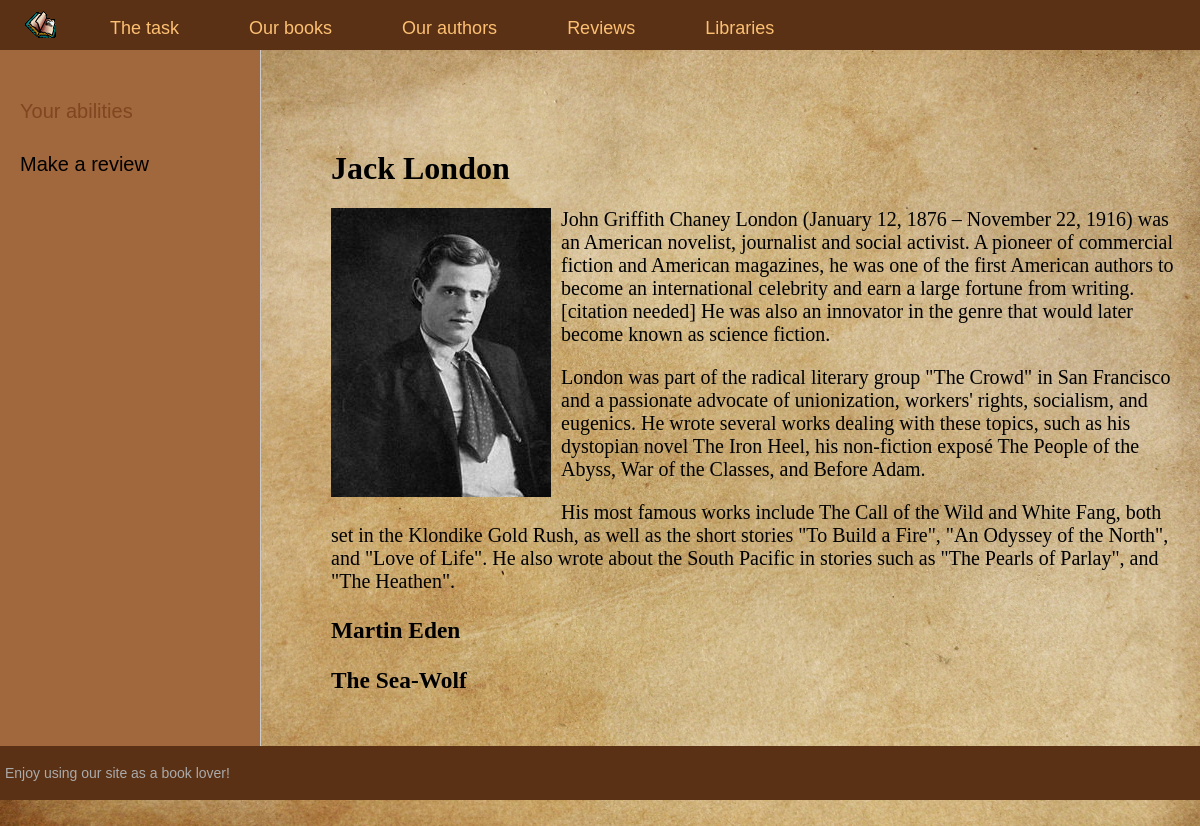
Page /show_post_author/2/ on the committed database.
### book/models.py (models this page shows, shortened)
class Author(models.Model):
    name = models.CharField(max_length=100)
    bio = models.TextField(blank=True)
    collection = models.ManyToManyField(Book)
    picture = models.ImageField(upload_to="auth_pic/%d/")

class Book(models.Model):
    name = models.CharField(max_length=100)
    genre = models.CharField(max_length=70)
    description = models.TextField(blank=True)
    user_rating = models.FloatField()
    critique_rating = models.FloatField()
    cover_picture = models.ImageField(upload_to="covers/%Y/%m/%d/")
    author_of = models.ForeignKey('Author', on_delete=models.CASCADE, null=True)
    users_review = models.ForeignKey('Review', on_delete=models.CASCADE, null=True)

### book/views.py (the view)
# urls.py: path('show_post_author/<int:post_id>/', show_post_author, name='post'),
def show_post_author(request, post_id):
    post = get_object_or_404(Author, pk=post_id)
    context = {
        'post': post,
        'menu': menu,
        'title': post.name,
    }
    return render(request, 'book/postauth.html', context=context)

### book/templates/book/postauth.html
{% extends 'book/base.html' %}
{% block content %}
<h1>{{ post.name }}</h1>
{% if post.picture %}
<p><img class="img-article-left" src="{{post.picture.url}}"></p>
{% endif %}
{{post.bio|linebreaks}}
{% for c in post.collection.all %}
        <h3>{{ c.name}}</h3>
    {% endfor %}
{% endblock %}

### book/static/book/css/styles.css (style rules this page uses)
html, body { background-image: url('../images/1.jpg'); background-repeat: no-repeat; background-attachment: fixed; background-size: 100% 100%; font-family: 'Arial'; margin: 0; padding: 0; height: 100%; width: 100%; color: #444; }
img { max-width: 600px; height: auto; }
img.img-article-left { max-width: 300px; height: auto; float: left; padding: 0 10px 10px 0; }
.content-text h1 { font-size: 32px; }

### rows in the picture
Author: name "Jack London", picture (picture), bio "John Griffith Chaney London (January 12, 1876 – November 22, 1916) was an American novelist, journalist and social activist. A pioneer of commercial fiction and American magazines, he was one of the first American authors to become an international celebrity and earn a large fortune from writing.[citation needed] He was also an innovator in the genre that would later become known as science fiction. London was part of the radical literary group \"The Crowd\" in San Francisco and a passionate advocate of unionization, workers' rights, socialism, and eugenics. He wrote several works dealing with these topics, such as his dystopian novel The Iron Heel, his non-fiction exposé The People of the…"
Book: name "Martin Eden"
Book: name "The Sea-Wolf"

### other values in the picture
{{ m.title }} "The task" "Our books" "Our authors" "Reviews"
{{ m.title }} "Libraries"
